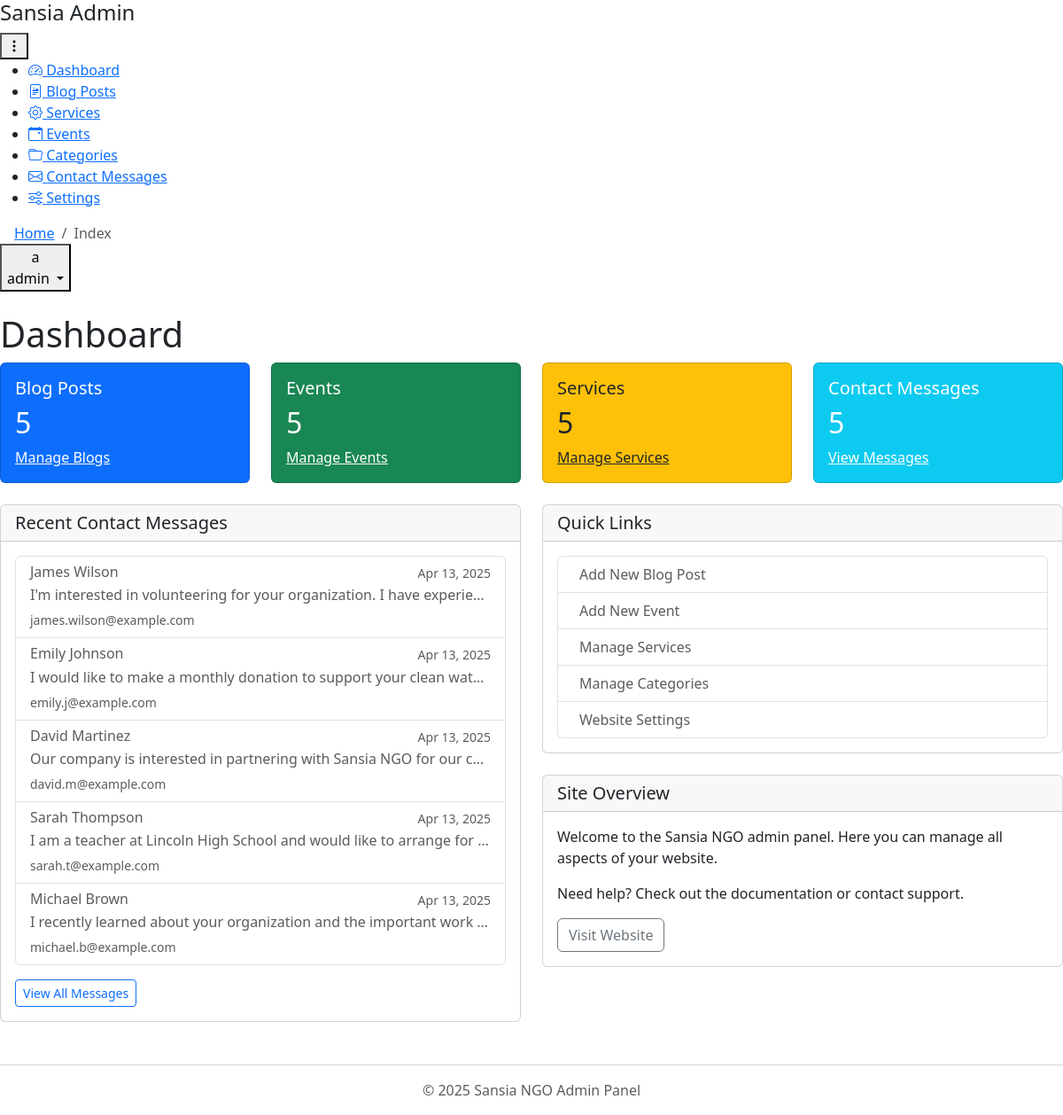
/admin/index.php (signed in), run on the app's committed database.
### tables this page shows
CREATE TABLE `contact_submissions` (
  `id` int(11) NOT NULL,
  `name` varchar(100) NOT NULL,
  `email` varchar(100) NOT NULL,
  `subject` varchar(255) DEFAULT NULL,
  `message` text NOT NULL,
  `category_id` int(11) DEFAULT NULL,
  `status` enum('new','in_progress','completed') DEFAULT 'new',
  `submission_date` timestamp NOT NULL DEFAULT CURRENT_TIMESTAMP
);

### admin/index.php (the view, shortened to what this page needs)
<?php
require_once 'function.php';
$query_blogs = "SELECT COUNT(*) as count FROM blogs";
$stmt_blogs = $conn->query($query_blogs);
$blog_count = $stmt_blogs->fetch(PDO::FETCH_ASSOC)['count'];
$query_events = "SELECT COUNT(*) as count FROM events";
$stmt_events = $conn->query($query_events);
$event_count = $stmt_events->fetch(PDO::FETCH_ASSOC)['count'];
$query_services = "SELECT COUNT(*) as count FROM services";
$stmt_services = $conn->query($query_services);
$service_count = $stmt_services->fetch(PDO::FETCH_ASSOC)['count'];
$query_contacts = "SELECT COUNT(*) as count FROM contact_submissions";
$stmt_contacts = $conn->query($query_contacts);
$contact_count = $stmt_contacts->fetch(PDO::FETCH_ASSOC)['count'];
$query_recent_contacts = "SELECT * FROM contact_submissions ORDER BY submission_date DESC LIMIT 5";
$stmt_recent_contacts = $conn->query($query_recent_contacts);
$recent_contacts = $stmt_recent_contacts->fetchAll(PDO::FETCH_ASSOC);
include 'includes/header.php';
?>
<h1>Dashboard</h1>
<div class="row mb-4">
    <div class="col-md-3">
        <div class="card bg-primary text-white">
            <div class="card-body">
                <h5 class="card-title">Blog Posts</h5>
                <h2><?php echo $blog_count; ?></h2>
                <a href="blogs.php" class="text-white">Manage Blogs <i class="fas fa-arrow-right"></i></a>
            </div>
        </div>
    </div>
    <div class="col-md-3">
        <div class="card bg-success text-white">
            <div class="card-body">
                <h5 class="card-title">Events</h5>
                <h2><?php echo $event_count; ?></h2>
                <a href="events.php" class="text-white">Manage Events <i class="fas fa-arrow-right"></i></a>
            </div>
        </div>
    </div>
    <div class="col-md-3">
        <div class="card bg-warning text-dark">
            <div class="card-body">
                <h5 class="card-title">Services</h5>
                <h2><?php echo $service_count; ?></h2>
                <a href="services.php" class="text-dark">Manage Services <i class="fas fa-arrow-right"></i></a>
            </div>
        </div>
    </div>
    <div class="col-md-3">
        <div class="card bg-info text-white">
            <div class="card-body">
                <h5 class="card-title">Contact Messages</h5>
                <h2><?php echo $contact_count; ?></h2>
                <a href="contact.php" class="text-white">View Messages <i class="fas fa-arrow-right"></i></a>
            </div>
        </div>
    </div>
</div>
<div class="row">
    <div class="col-md-6">
        <div class="card mb-4">
            <div class="card-header">
                <h5 class="mb-0">Recent Contact Messages</h5>
            </div>
            <div class="card-body">
                <?php if (count($recent_contacts) > 0): ?>
                    <div class="list-group">
                        <?php foreach ($recent_contacts as $contact): ?>
                            <div class="list-group-item list-group-item-action">
                                <div class="d-flex w-100 justify-content-between">
                                    <h6 class="mb-1"><?php echo htmlspecialchars($contact['name']); ?></h6>
                                    <small><?php echo date('M d, Y', strtotime($contact['submission_date'])); ?></small>
                                </div>
                                <p class="mb-1 text-truncate"><?php echo htmlspecialchars($contact['message']); ?></p>
                                <small class="text-muted"><?php echo htmlspecialchars($contact['email']); ?></small>
                            </div>
                        <?php endforeach; ?>
                    </div>
                    <div class="mt-3">
                        <a href="contact.php" class="btn btn-sm btn-outline-primary">View All Messages</a>
                    </div>
                <?php else: ?>
                    <p class="mb-0">No recent contact messages.</p>
                <?php endif; ?>
            </div>
        </div>
    </div>
    <div class="col-md-6">
        <div class="card mb-4">
            <div class="card-header">
                <h5 class="mb-0">Quick Links</h5>
            </div>
            <div class="card-body">
                <div class="list-group">
                    <a href="blogs.php" class="list-group-item list-group-item-action">
                        <i class="fas fa-edit me-2"></i> Add New Blog Post
                    </a>
                    <a href="events.php" class="list-group-item list-group-item-action">
                        <i class="fas fa-calendar-plus me-2"></i> Add New Event
                    </a>
                    <a href="services.php" class="list-group-item list-group-item-action">
                        <i class="fas fa-cogs me-2"></i> Manage Services
                    </a>
                    <a href="categories.php" class="list-group-item list-group-item-action">
                        <i class="fas fa-tags me-2"></i> Manage Categories
                    </a>
                    <a href="settings.php" class="list-group-item list-group-item-action">
                        <i class="fas fa-wrench me-2"></i> Website Settings
                    </a>
                </div>
            </div>
        </div>
        <div class="card">
            <div class="card-header">
                <h5 class="mb-0">Site Overview</h5>
            </div>
            <div class="card-body">
                <p>Welcome to the Sansia NGO admin panel. Here you can manage all aspects of your website.</p>
                <p>Need help? Check out the documentation or contact support.</p>
                <a href="../" target="_blank" class="btn btn-outline-secondary">Visit Website</a>
            </div>
        </div>
    </div>
</div>
<?php include 'includes/footer.php'; ?>

### admin/includes/header.php (shortened to what this page needs)
<?php
$current_page = basename($_SERVER['PHP_SELF']);
?>
<!DOCTYPE html>
<html lang="en">
<head>
    <link rel="stylesheet" href="../assets/admin/css/bootstrap.min.css">
    <link rel="stylesheet" href="https://cdn.jsdelivr.net/npm/bootstrap-icons@1.11.0/font/bootstrap-icons.css">
    <link rel="stylesheet" href="https://cdn.datatables.net/1.11.5/css/dataTables.bootstrap5.min.css">
    <link rel="stylesheet" href="https://cdn.jsdelivr.net/npm/sweetalert2@11/dist/sweetalert2.min.css">
    <link rel="stylesheet" href="../assets/admin/css/custom.css">
</head>
<body>
    <div class="wrapper">
        <aside class="sidebar" id="sidebar">
            <div class="logo-container">
                <h4>Sansia Admin</h4>
                <button class="sidebar-toggle" id="sidebarToggle">
                    <i class="bi bi-three-dots-vertical"></i>
                </button>
            </div>
            <ul class="nav-menu">
                <li class="nav-menu-item">
                    <a href="index.php"
                        class="nav-menu-link <?php echo $current_page == 'index.php' ? 'active' : ''; ?>">
                        <i class="bi bi-speedometer2 nav-menu-icon"></i>
                        <span class="nav-menu-text">Dashboard</span>
                    </a>
                </li>
                <li class="nav-menu-item">
                    <a href="blogs.php"
                        class="nav-menu-link <?php echo $current_page == 'blogs.php' ? 'active' : ''; ?>">
                        <i class="bi bi-file-richtext nav-menu-icon"></i>
                        <span class="nav-menu-text">Blog Posts</span>
                    </a>
                </li>
                <li class="nav-menu-item">
                    <a href="services.php"
                        class="nav-menu-link <?php echo $current_page == 'services.php' ? 'active' : ''; ?>">
                        <i class="bi bi-gear nav-menu-icon"></i>
                        <span class="nav-menu-text">Services</span>
                    </a>
                </li>
                <li class="nav-menu-item">
                    <a href="events.php"
                        class="nav-menu-link <?php echo $current_page == 'events.php' ? 'active' : ''; ?>">
                        <i class="bi bi-calendar-event nav-menu-icon"></i>
                        <span class="nav-menu-text">Events</span>
                    </a>
                </li>
                <li class="nav-menu-item">
                    <a href="categories.php"
                        class="nav-menu-link <?php echo $current_page == 'categories.php' ? 'active' : ''; ?>">
                        <i class="bi bi-folder nav-menu-icon"></i>
                        <span class="nav-menu-text">Categories</span>
                    </a>
                </li>
                <li class="nav-menu-item">
                    <a href="contact.php"
                        class="nav-menu-link <?php echo $current_page == 'contact.php' ? 'active' : ''; ?>">
                        <i class="bi bi-envelope nav-menu-icon"></i>
                        <span class="nav-menu-text">Contact Messages</span>
                    </a>
                </li>
                <li class="nav-menu-item">
                    <a href="settings.php"
                        class="nav-menu-link <?php echo $current_page == 'settings.php' ? 'active' : ''; ?>">
                        <i class="bi bi-sliders nav-menu-icon"></i>
                        <span class="nav-menu-text">Settings</span>
                    </a>
                </li>
            </ul>
        </aside>
        <div class="main-content">
            <nav class="top-navbar">
                <nav aria-label="breadcrumb" class="d-none d-md-block ms-3">
                    <ol class="breadcrumb mb-0">
                        <li class="breadcrumb-item"><a href="index.php">Home</a></li>
                        <li class="breadcrumb-item active">
                            <?php echo ucfirst(str_replace('.php', '', $current_page)); ?>
                        </li>
                    </ol>
                </nav>
                <div class="user-dropdown dropdown ms-auto">
                    <button class="dropdown-toggle" type="button" id="userDropdown" data-bs-toggle="dropdown"
                        aria-expanded="false">
                        <div class="profile-img">
                            <?php echo substr($_SESSION['username'] ?? 'A', 0, 1); ?>
                        </div>
                        <span
                            class="d-none d-md-inline"><?php echo htmlspecialchars($_SESSION['username'] ?? 'Admin'); ?></span>
                    </button>
                </div>
            </nav>
            <div class="container-fluid p-0">
                <main>

### admin/includes/footer.php (shortened to what this page needs)
</main>
<footer class="mt-4 text-center text-muted">
    <hr>
    <p>&copy; <?php echo date('Y'); ?> Sansia NGO Admin Panel</p>
</footer>
</div>
</div>
</div>
</body>
</html>

### data on the page
contact_submissions: name "James Wilson", submission_date "Apr 13, 2025", message "I'm interested in volunteering for your organization. I have experie…", email "james.wilson@example.com"
contact_submissions: name "Emily Johnson", submission_date "Apr 13, 2025", message "I would like to make a monthly donation to support your clean wat…", email "emily.j@example.com"
contact_submissions: name "David Martinez", submission_date "Apr 13, 2025", message "Our company is interested in partnering with Sansia NGO for our c…", email "david.m@example.com"
contact_submissions: name "Sarah Thompson", submission_date "Apr 13, 2025", message "I am a teacher at Lincoln High School and would like to arrange for…", email "sarah.t@example.com"
contact_submissions: name "Michael Brown", submission_date "Apr 13, 2025", message "I recently learned about your organization and the important work…", email "michael.b@example.com"

### other printed values
str_replace('.php', '', $current_page) "Index"
substr($_SESSION['username'] ?? 'A', 0, 1) "a"
$_SESSION['username'] "admin"
$blog_count "5"
$event_count "5"
$service_count "5"
$contact_count "5"
